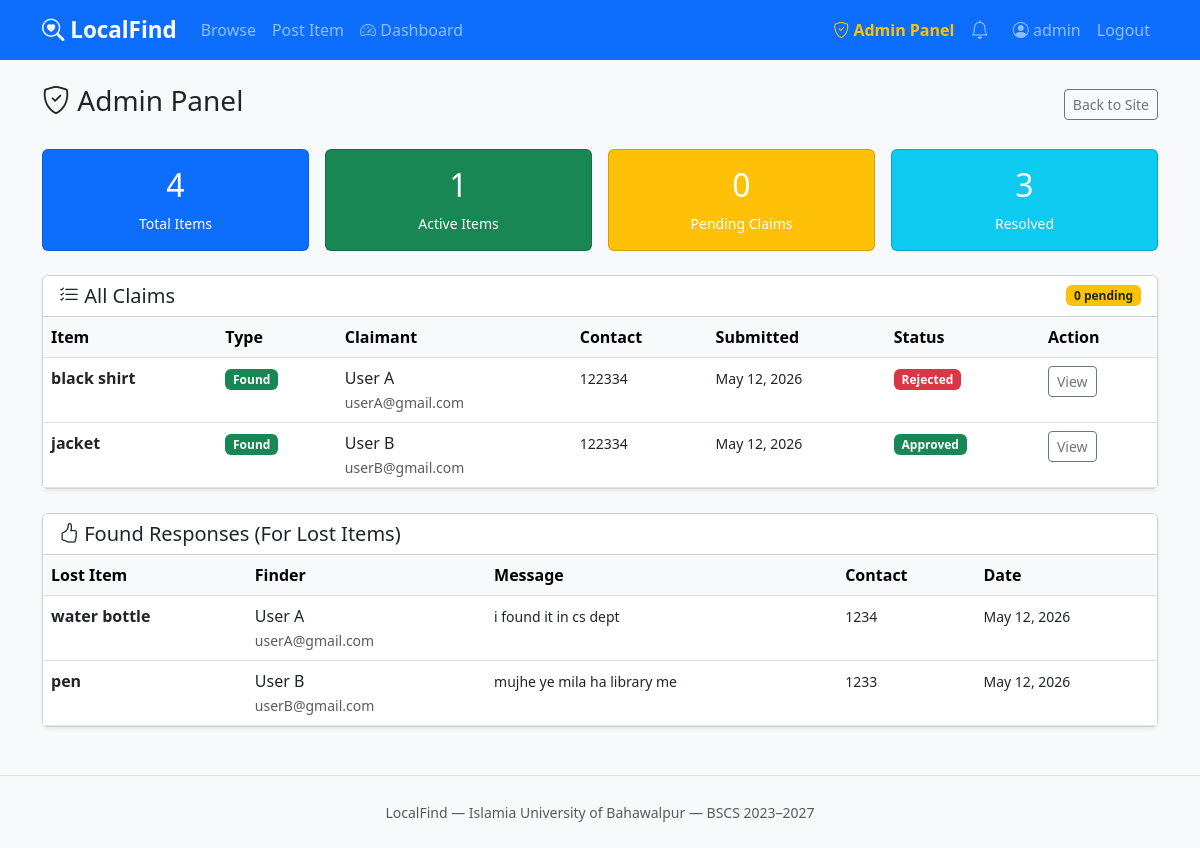
The app's page /admin-panel/ (signed in), older data.
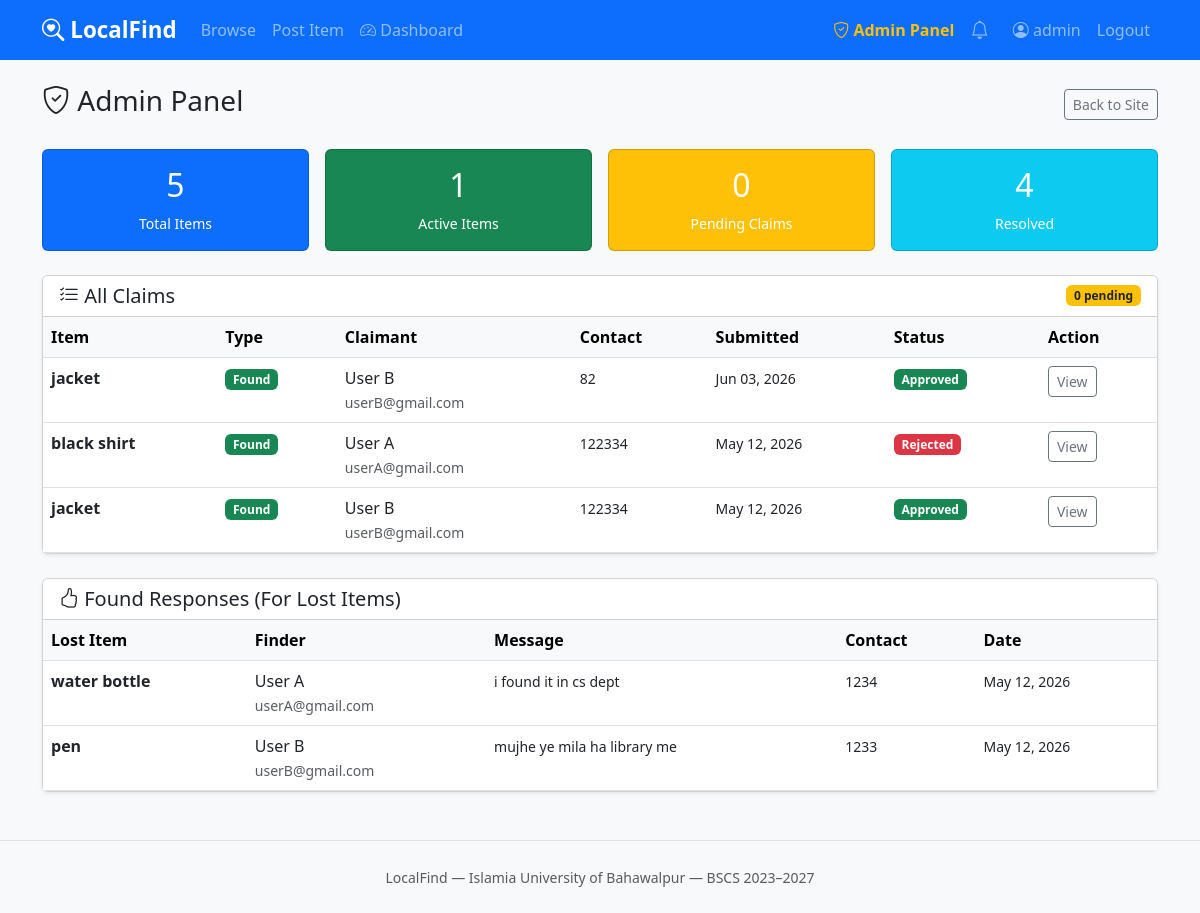
The same page, newer data.
### items/models.py (models this page shows, shortened)
class Claim(models.Model):
    STATUS_CHOICES = [
        ('pending', 'Pending'),
        ('approved', 'Approved'),
        ('rejected', 'Rejected'),
    ]
    item              = models.ForeignKey(Item, on_delete=models.CASCADE, related_name='claims')
    claimant          = models.ForeignKey(settings.AUTH_USER_MODEL, on_delete=models.CASCADE, related_name='claims')
    proof_description = models.TextField()
    contact_details   = models.CharField(max_length=200)
    status            = models.CharField(max_length=10, choices=STATUS_CHOICES, default='pending')
    admin_remarks     = models.TextField(blank=True)
    submitted_at      = models.DateTimeField(auto_now_add=True)
    resolved_at       = models.DateTimeField(blank=True, null=True)
    class Meta:
        ordering = ['-submitted_at']
        unique_together = ('item', 'claimant')

class Item(models.Model):
    ITEM_TYPE_CHOICES = [
        ('lost', 'Lost'),
        ('found', 'Found'),
    ]
    CATEGORY_CHOICES = [
        ('electronics', 'Electronics'),
        ('documents', 'Documents'),
        ('keys', 'Keys'),
        ('accessories', 'Accessories'),
        ('clothing', 'Clothing'),
        ('other', 'Other'),
    ]
    STATUS_CHOICES = [
        ('active', 'Active'),
        ('claimed', 'Claimed'),
        ('resolved', 'Resolved'),
        ('expired', 'Expired'),
    ]
    posted_by         = models.ForeignKey(settings.AUTH_USER_MODEL, on_delete=models.CASCADE, related_name='items')
    item_type         = models.CharField(max_length=10, choices=ITEM_TYPE_CHOICES)
    title             = models.CharField(max_length=200)
    category          = models.CharField(max_length=20, choices=CATEGORY_CHOICES)
    description       = models.TextField()
    location          = models.CharField(max_length=200)
    date_of_incident  = models.DateField()
    image             = models.ImageField(upload_to='items/', blank=True, null=True)
    status            = models.CharField(max_length=10, choices=STATUS_CHOICES, default='active')
    created_at        = models.DateTimeField(auto_now_add=True)
    expires_at        = models.DateTimeField(default=expiry_date)
    class Meta:
        ordering = ['-created_at']

class FoundResponse(models.Model):
    item            = models.ForeignKey(Item, on_delete=models.CASCADE, related_name='found_responses')
    responder       = models.ForeignKey(settings.AUTH_USER_MODEL, on_delete=models.CASCADE, related_name='found_responses')
    message         = models.TextField()
    contact_details = models.CharField(max_length=200)
    submitted_at    = models.DateTimeField(auto_now_add=True)
    is_read         = models.BooleanField(default=False)
    class Meta:
        ordering = ['-submitted_at']
        unique_together = ('item', 'responder')

### accounts/models.py (models this page shows, shortened)
class CustomUser(AbstractBaseUser, PermissionsMixin):
    email          = models.EmailField(unique=True)
    full_name      = models.CharField(max_length=150)
    phone_number   = models.CharField(max_length=20, blank=True)
    campus_location = models.CharField(max_length=100, blank=True)
    date_joined    = models.DateTimeField(auto_now_add=True)
    is_active      = models.BooleanField(default=True)
    is_staff       = models.BooleanField(default=False)
    objects = CustomUserManager()
    USERNAME_FIELD  = 'email'
    REQUIRED_FIELDS = ['full_name']

### items/views.py (the view)
# urls.py: path('admin-panel/',              views.admin_dashboard,    name='admin_dashboard'),
@login_required
@user_passes_test(is_admin)
def admin_dashboard(request):
    total_items    = Item.objects.count()
    active_items   = Item.objects.filter(status='active').count()
    resolved_items = Item.objects.filter(status='resolved').count()
    pending_claims = Claim.objects.filter(status='pending').count()
    all_claims     = Claim.objects.all().order_by('-submitted_at')
    all_responses  = FoundResponse.objects.all().order_by('-submitted_at')
    return render(request, 'dashboard/admin_dashboard.html', {
        'total_items':    total_items,
        'active_items':   active_items,
        'resolved_items': resolved_items,
        'pending_claims': pending_claims,
        'all_claims':     all_claims,
        'all_responses':  all_responses,
    })

### items/context_processors.py (called while the page is built)
def notifications(request):
    if request.user.is_authenticated:
        notifs = Notification.objects.filter(
            recipient=request.user
        ).order_by('-created_at')[:5]
        unread_count = Notification.objects.filter(
            recipient=request.user, is_read=False
        ).count()
        return {
            'notifications': notifs,
            'unread_notif_count': unread_count,
        }
    return {
        'notifications': [],
        'unread_notif_count': 0,
    }

### items/views.py (called while the page is built)
def is_admin(user):
    return user.is_staff

### templates/dashboard/admin_dashboard.html (shortened to what the changed rows need)
{% extends 'base.html' %}
{% block content %}
<div class="row g-3 mb-4">
  <div class="col-md-3">
    <div class="card text-white bg-primary text-center p-3">
      <h2>{{ total_items }}</h2>
      <small>Total Items</small>
    </div>
  </div>
  <div class="col-md-3">
    <div class="card text-white bg-success text-center p-3">
      <h2>{{ active_items }}</h2>
    </div>
  </div>
  <div class="col-md-3">
    <div class="card text-white bg-warning text-center p-3">
      <h2>{{ pending_claims }}</h2>
    </div>
  </div>
  <div class="col-md-3">
    <div class="card text-white bg-info text-center p-3">
      <h2>{{ resolved_items }}</h2>
      <small>Resolved</small>
    </div>
  </div>
</div>
<div class="card shadow-sm">
  <div class="card-body p-0">
    {% if all_claims %}
    <div class="table-responsive">
      <table class="table table-hover mb-0">
        <thead class="table-light">
          <tr>
            <th>Item</th>
            <th>Type</th>
            <th>Claimant</th>
            <th>Contact</th>
            <th>Submitted</th>
            <th>Status</th>
            <th>Action</th>
          </tr>
        </thead>
        <tbody>
          {% for claim in all_claims %}
          <tr>
            <td><strong>{{ claim.item.title }}</strong></td>
            <td>
              <span class="badge {% if claim.item.item_type == 'lost' %}bg-danger{% else %}bg-success{% endif %}">
                {{ claim.item.get_item_type_display }}
              </span>
            </td>
            <td>
              {{ claim.claimant.full_name }}<br>
              <small class="text-muted">{{ claim.claimant.email }}</small>
            </td>
            <td><small>{{ claim.contact_details }}</small></td>
            <td><small>{{ claim.submitted_at|date:"M d, Y" }}</small></td>
            <td>
              {% if claim.status == 'pending' %}
              <span class="badge bg-warning text-dark">Pending</span>
              {% elif claim.status == 'approved' %}
              <span class="badge bg-success">Approved</span>
              {% else %}
              <span class="badge bg-danger">Rejected</span>
              {% endif %}
            </td>
            <td>
              {% if claim.status == 'pending' %}
              <a href="{% url 'items:admin_claim_detail' claim.pk %}"
                 class="btn btn-sm btn-primary">Review</a>
              {% else %}
              <a href="{% url 'items:admin_claim_detail' claim.pk %}"
                 class="btn btn-sm btn-outline-secondary">View</a>
              {% endif %}
            </td>
          </tr>
          {% endfor %}
        </tbody>
      </table>
    </div>
    {% else %}
    <div class="text-center py-5 text-muted">
      <i class="bi bi-inbox" style="font-size:3rem;"></i>
      <p class="mt-2">No claims yet.</p>
    </div>
    {% endif %}
  </div>
</div>
<div class="card shadow-sm mt-4">
  <div class="card-body p-0">
    <div class="table-responsive">
      <table class="table table-hover mb-0">
        <thead class="table-light">
          <tr>
            <th>Lost Item</th>
            <th>Finder</th>
            <th>Message</th>
            <th>Contact</th>
            <th>Date</th>
          </tr>
        </thead>
        <tbody>
          {% for resp in all_responses %}
          <tr>
            <td><strong>{{ resp.item.title }}</strong></td>
            <td>{{ resp.responder.full_name }}<br><small class="text-muted">{{ resp.responder.email }}</small></td>
            <td><small>{{ resp.message|truncatechars:60 }}</small></td>
            <td><small>{{ resp.contact_details }}</small></td>
            <td><small>{{ resp.submitted_at|date:"M d, Y" }}</small></td>
          </tr>
          {% empty %}
          <tr><td colspan="5" class="text-center text-muted py-3">No response yet </td></tr>
          {% endfor %}
        </tbody>
      </table>
    </div>
  </div>
</div>
{% endblock %}

Row changes from the older to the newer data that the page shows:
added Claim: item "jacket", item.item_type "Found", claimant.full_name "User B", claimant.email "userB@gmail.com", contact_details "82", submitted_at "Jun 03, 2026", status "Approved"
Text that changed along with them:
{{ total_items }}: "4" → "5"
{{ resolved_items }}: "3" → "4"
